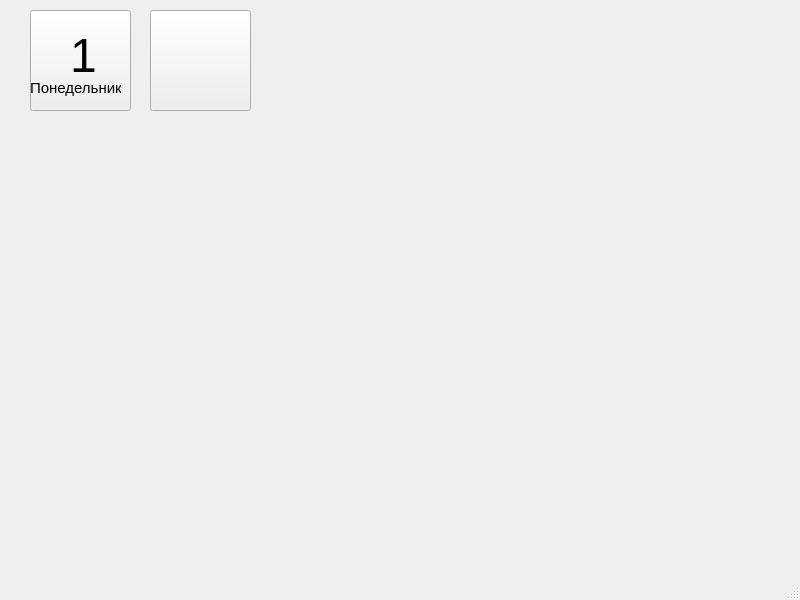
<?xml version="1.0" encoding="UTF-8"?>
<ui version="4.0">
 <class>MainWindow</class>
 <widget class="QMainWindow" name="MainWindow">
  <property name="geometry">
   <rect>
    <x>0</x>
    <y>0</y>
    <width>800</width>
    <height>600</height>
   </rect>
  </property>
  <property name="windowTitle">
   <string>MainWindow</string>
  </property>
  <widget class="QWidget" name="centralwidget">
   <widget class="QPushButton" name="day_item">
    <property name="geometry">
     <rect>
      <x>30</x>
      <y>10</y>
      <width>101</width>
      <height>101</height>
     </rect>
    </property>
    <property name="text">
     <string/>
    </property>
   </widget>
   <widget class="QLabel" name="day_number">
    <property name="geometry">
     <rect>
      <x>70</x>
      <y>30</y>
      <width>31</width>
      <height>51</height>
     </rect>
    </property>
    <property name="font">
     <font>
      <family>Arial</family>
      <pointsize>36</pointsize>
     </font>
    </property>
    <property name="text">
     <string>1</string>
    </property>
   </widget>
   <widget class="QLabel" name="day_name">
    <property name="geometry">
     <rect>
      <x>30</x>
      <y>80</y>
      <width>91</width>
      <height>16</height>
     </rect>
    </property>
    <property name="font">
     <font>
      <family>Arial</family>
      <pointsize>11</pointsize>
     </font>
    </property>
    <property name="text">
     <string>Понедельник</string>
    </property>
   </widget>
   <widget class="QLabel" name="day_name_2">
    <property name="geometry">
     <rect>
      <x>150</x>
      <y>80</y>
      <width>91</width>
      <height>16</height>
     </rect>
    </property>
    <property name="font">
     <font>
      <family>Arial</family>
      <pointsize>11</pointsize>
     </font>
    </property>
    <property name="text">
     <string>Понедельник</string>
    </property>
   </widget>
   <widget class="QLabel" name="day_number_2">
    <property name="geometry">
     <rect>
      <x>190</x>
      <y>30</y>
      <width>31</width>
      <height>51</height>
     </rect>
    </property>
    <property name="font">
     <font>
      <family>Arial</family>
      <pointsize>36</pointsize>
     </font>
    </property>
    <property name="text">
     <string>1</string>
    </property>
   </widget>
   <widget class="QPushButton" name="day_item_2">
    <property name="geometry">
     <rect>
      <x>150</x>
      <y>10</y>
      <width>101</width>
      <height>101</height>
     </rect>
    </property>
    <property name="text">
     <string/>
    </property>
   </widget>
  </widget>
  <widget class="QMenuBar" name="menubar">
   <property name="geometry">
    <rect>
     <x>0</x>
     <y>0</y>
     <width>800</width>
     <height>21</height>
    </rect>
   </property>
  </widget>
  <widget class="QStatusBar" name="statusbar"/>
 </widget>
 <resources/>
 <connections/>
</ui>
